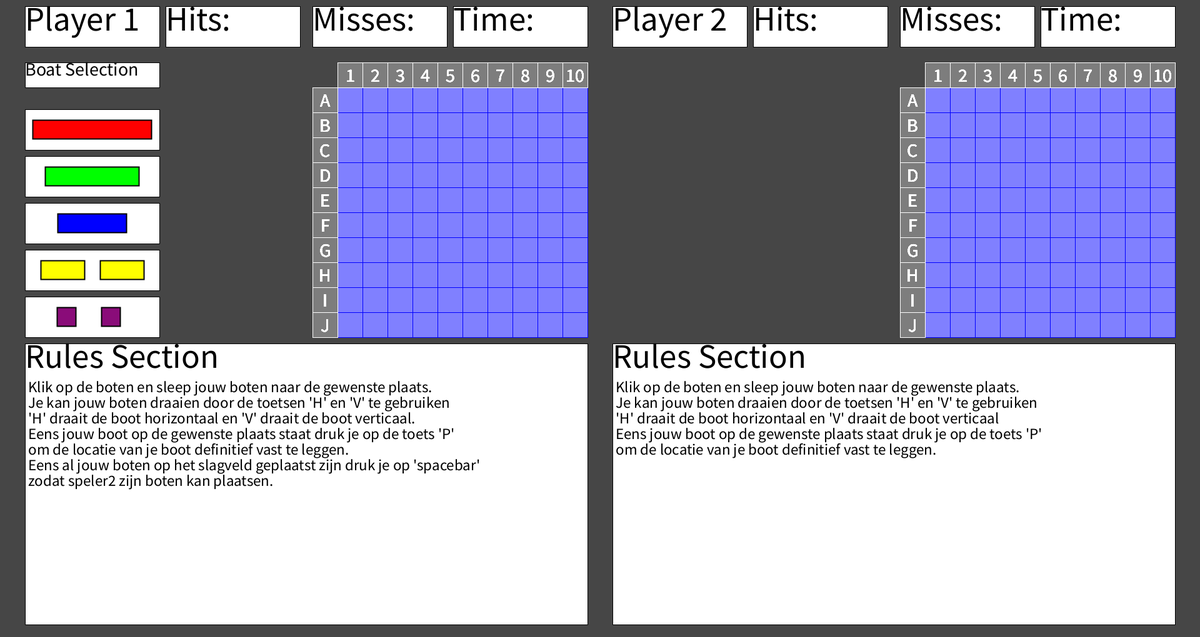
Frame 1 (no input)
Frame 60 (the mouse pressed at the canvas centre just before this capture): identical to frame 1, image omitted
Frame 120 (the mouse held since frame 60 and released just before this capture): identical to frame 1, image omitted

The Processing sketch that drew this single still picture (run headless with seeded random() and noise(); from frame 60 on, the mouse is pressed at the canvas centre):

// Processing sketch: sketch_10_04_20u57
// ── sketch_10_04_20u57.pde
boolean readyPlayer1 = false;
Vakjes zee = new Vakjes();
SchipSpeler1 schepen1 = new SchipSpeler1();
SchipSpeler2 schepen2 = new SchipSpeler2();
public void setup() {
  size (1920, 1020);
  frameRate (60);
  background (70);
}

public void draw() {
  background(70);
  zee.initialize();
  boatPlacement();
}

private void boatPlacement () {
  schepen1.speler1Boten();
  if (keyPressed) {
    if (key == ' ') {
      readyPlayer1 = true;
    }
  }
  if (readyPlayer1 == true) {
    schepen2.speler2Boten ();
  }
}
// ── SchipSpeler1.pde
class SchipSpeler1
{
  int br = 30;
  //Aircraft Carrier instantie variabelen
  float aircx = 52;
  float aircy = 192;
  float aircraftX = 52;
  float aircraftY = 192;  
  boolean mousePressedAircraft = false;
  boolean aircraftPlacement = true;
  int aircraftl = 190;
  int aircraftLength = aircraftl;
  int aircraftWidth = br;


  //Battleship instantie variabelen
  float batx = 72;
  float baty = 267;
  float battleshipX = 72;
  float battleshipY = 267;
  boolean mousePressedBattleship = false;
  boolean battleshipPlacement = false;
  int battleshipl = 150;
  int battleshipLength = battleshipl;
  int battleshipWidth = br;


  //Cruiser instantie variabelen
  float crux = 92;
  float cruy = 342;
  float cruiserX = 92;
  float cruiserY = 342;
  boolean mousePressedCruiser = false;
  boolean cruiserPlacement = false;
  int cruiserl = 110;
  int cruiserLength = cruiserl;
  int cruiserWidth = br;

  //Destroyer1 instantie variabelen
  float destrx = 65;
  float destry = 417;
  float destroyerX = 65;
  float destroyerY = 417;
  boolean mousePressedDestroyer = false;
  boolean destroyerPlacement = false;
  int destroyerl = 70;
  int destroyerLength = destroyerl;
  int destroyerWidth = br;

  //Destroyer 2 instantie variabelen
  float destr2x = 160;
  float destr2y = 417;
  float destroyer2X = 160;
  float destroyer2Y = 417;
  boolean mousePressedDestroyer2 = false;
  boolean destroyer2Placement = false;
  int destroyer2Length = destroyerl;
  int destroyer2Width = br;

  //Submarine1 instantie variabelen
  float subx = 91;
  float suby = 492;
  float submarineX = 91;
  float submarineY = 492;
  boolean mousePressedSubmarine = false;
  boolean submarinePlacement = false;
  int submarinel = 30;
  int submarineLength = submarinel;
  int submarineWidth = br;

  //submarine 2 instantie variabelen
  float sub2x = 162;
  float sub2y = 492;
  float submarine2X = 162;
  float submarine2Y = 492;
  boolean mousePressedSubmarine2 = false;
  boolean submarine2Placement = false;
  int submarine2Length = submarinel;
  int submarine2Width = br;

  boolean boatSelectionPalet = true;

  boolean overBox = false;
  boolean locked = false;
  float xOffset = 0.0;
  float yOffset = 0.0;

  public void speler1Boten () {
    boatSelection ();
    aircraft();
    battleship();
    cruiser();
    destroyer1();
    destroyer2();
    submarine1();
    submarine2();
  }

  private void boatSelection () {
    if (boatSelectionPalet == true) {
      fill (255);
      stroke (0);
      rect(40, 100, 215, 40);
      for (int i=0; i<5; i++) {
        rect(40, 175 + 75 * i, 215, 65);
      }
      textSize(30); 
      textAlign (LEFT, TOP);
      fill (0);
      text("Boat Selection", 40, 100);
    }
  }

  //aircraft is rood

  public void aircraft () {
    if (aircraftPlacement == true) {
      if (mouseX > aircx && mouseX < aircx+aircraftl && mouseY > aircy && mouseY < aircy+br) {
        overBox = true;
        if (!locked) {
          stroke(255);
          strokeWeight(2);
          fill(161, 15, 15);
        }
        if (mousePressed) {
          mousePressedAircraft = true;
        }
      } else {
        stroke(0);
        strokeWeight(2);
        fill(255, 0, 0);
        overBox = false;
      }
      if (mousePressedAircraft == true && mousePressed) {
        if (mousePressed) {
          aircraftX = mouseX;
          aircraftY = mouseY;
        }
      }
      if (keyPressed && mousePressedAircraft) {
        if (key == 'p' || key == 'P') {
          mousePressedAircraft = false;
          aircraftPlacement = false;
          battleshipPlacement = true;
        }
      }
      if (keyPressed) {
        if (key == 'h' || key == 'H') {
          aircraftWidth = aircraftl;
          aircraftLength = br;
        }
        if (key == 'v' || key == 'V') {
          aircraftWidth = br;
          aircraftLength = aircraftl;
        }
      }
    }
    if (aircraftPlacement == false) {
      stroke(0);
      strokeWeight(2);
      fill(255, 0, 0);
    }
    rect(aircraftX, aircraftY, aircraftLength, aircraftWidth);
  }

  //battleship is groen

  public void battleship () {
    if (battleshipPlacement == true) {
      if (mouseX > batx && mouseX < batx+battleshipl && mouseY > baty && mouseY < baty+br) {
        overBox = true;
        if (!locked) {
          stroke(255);
          strokeWeight(2);
          fill(13, 131, 9);
        }
        if (mousePressed) {
          mousePressedBattleship = true;
        }
      } else {
        fill(0, 255, 0);
        stroke(0);
        strokeWeight(2);
        overBox = false;
      }
      if (mousePressedBattleship == true && mousePressed) {
        if (mousePressed) {
          battleshipX = mouseX;
          battleshipY = mouseY;
        }
      }
      if (keyPressed && mousePressedBattleship) {
        if (key == 'p' || key == 'P') {
          mousePressedBattleship = false;
          battleshipPlacement = false;
          cruiserPlacement = true;
        }
      }
      if (keyPressed) {
        if (key == 'h' || key == 'H') {
          battleshipWidth = battleshipl;
          battleshipLength = br;
        }
        if (key == 'v' || key == 'V') {
          battleshipWidth = br;
          battleshipLength = battleshipl;
        }
      }
    }
    if (battleshipPlacement == false) {
      fill(0, 255, 0);
      stroke(0);
      strokeWeight(2);
    }
    rect(battleshipX, battleshipY, battleshipLength, battleshipWidth);
  }

  //cruiser is blauw

  public void cruiser () {   
    if (cruiserPlacement == true) {
      if (mouseX > crux && mouseX < crux+cruiserl && mouseY > cruy && mouseY < cruy+br) {
        overBox = true;
        if (!locked) {
          stroke(255);
          strokeWeight(2);
          fill(11, 19, 100);
        }
        if (mousePressed) {
          mousePressedCruiser = true;
        }
      } else {
        fill(0, 0, 255);
        stroke(0);
        strokeWeight(2);
        overBox = false;
      }
      if (mousePressedCruiser == true && mousePressed) {
        if (mousePressed) {
          cruiserX = mouseX;
          cruiserY = mouseY;
        }
      }
      if (keyPressed && mousePressedCruiser) {
        if (key == 'p' || key == 'P') {
          mousePressedCruiser = false;
          cruiserPlacement = false;
          destroyerPlacement = true;
        }
      }
      if (keyPressed) {
        if (key == 'h' || key == 'H') {
          cruiserWidth = cruiserl;
          cruiserLength = br;
        }
        if (key == 'v' || key == 'V') {
          cruiserWidth = br;
          cruiserLength = cruiserl;
        }
      }
    }
    if (cruiserPlacement == false) {
      fill(0, 0, 255);
      stroke(0);
      strokeWeight(2);
    }
    rect(cruiserX, cruiserY, cruiserLength, cruiserWidth);
  }

  //destroyer is geel
  public void destroyer1() {   
    if (destroyerPlacement == true) {
      if (mouseX > destrx && mouseX < destrx+destroyerl && mouseY > destry && mouseY < destry+br) {
        overBox = true;
        if (!locked) {
          stroke(255);
          strokeWeight(2);
          fill(245, 245, 20);
        }
        if (mousePressed) {
          mousePressedDestroyer = true;
        }
      } else {
        fill(255, 255, 0);
        stroke(0);
        strokeWeight(2);
        overBox = false;
      }
      if (mousePressedDestroyer == true && mousePressed) {
        if (mousePressed) {
          destroyerX = mouseX;
          destroyerY = mouseY;
        }
      }
      if (keyPressed && mousePressedDestroyer) {
        if (key == 'p' || key == 'P') {
          mousePressedDestroyer = false;
          destroyerPlacement = false;
          destroyer2Placement = true;
        }
      }
      if (keyPressed) {
        if (key == 'h' || key == 'H') {
          destroyerWidth = destroyerl;
          destroyerLength = br;
        }
        if (key == 'v' || key == 'V') {
          destroyerWidth = br;
          destroyerLength = destroyerl;
        }
      }
    }
    if (destroyerPlacement == false) {
      fill(255, 255, 0);
      stroke(0);
      strokeWeight(2);
    }
    rect(destroyerX, destroyerY, destroyerLength, destroyerWidth);
  }

  public void destroyer2() {    
    if (destroyer2Placement == true) {
      if (mouseX > destr2x && mouseX < destr2x+destroyerl && mouseY > destr2y && mouseY < destr2y+br) {
        overBox = true;
        if (!locked) {
          stroke(255);
          strokeWeight(2);
          fill(245, 245, 20);
        }
        if (mousePressed) {
          mousePressedDestroyer2 = true;
        }
      } else {
        fill(255, 255, 0);
        stroke(0);
        strokeWeight(2);
        overBox = false;
      }
      if (mousePressedDestroyer2 == true && mousePressed) {
        if (mousePressed) {
          destroyer2X = mouseX;
          destroyer2Y = mouseY;
        }
      }
      if (keyPressed && mousePressedDestroyer2) {
        if (key == 'p' || key == 'P') {
          mousePressedDestroyer = false;
          destroyer2Placement = false;
          submarinePlacement = true;
        }
      }
      if (keyPressed) {
        if (key == 'h' || key == 'H') {
          destroyer2Width = destroyerl;
          destroyer2Length = br;
        }
        if (key == 'v' || key == 'V') {
          destroyer2Width = br;
          destroyer2Length = destroyerl;
        }
      }
    }
    if (destroyer2Placement == false) {
      fill(255, 255, 0);
      stroke(0);
      strokeWeight(2);
    }
    rect(destroyer2X, destroyer2Y, destroyer2Length, destroyer2Width);
  }

  //submarine is paars
  public void submarine1() {
    if (submarinePlacement == true) {
      if (mouseX > subx && mouseX < subx+br && mouseY > suby && mouseY < suby+submarinel) {
        overBox = true;
        if (!locked) {
          stroke(255);
          strokeWeight(2);
          fill(138, 12, 121);
        }
        if (mousePressed) {
          mousePressedSubmarine = true;
        }
      } else {
        fill(138, 12, 121);
        stroke(0);        
        strokeWeight(2);
        overBox = false;
      }
      if (mousePressedSubmarine == true && mousePressed) {
        if (mousePressed) {
          submarineX = mouseX;
          submarineY = mouseY;
        }
      }
      if (keyPressed && mousePressedSubmarine) {
        if (key == 'p' || key == 'P') {
          mousePressedSubmarine = false;
          submarinePlacement = false;
          submarine2Placement = true;
        }
      }
      if (keyPressed) {
        if (key == 'h' || key == 'H') {
          submarineWidth = submarinel;
          submarineLength = br;
        }
        if (key == 'v' || key == 'V') {
          submarineWidth = br;
          submarineLength = submarinel;
        }
      }
    }
    if (submarinePlacement == false) {
      fill(138, 12, 121);
      stroke(0);        
      strokeWeight(2);
    }    
    rect(submarineX, submarineY, submarineLength, submarineWidth);
  }

  public void submarine2() {
    if (submarine2Placement == true) {
      if (mouseX > sub2x && mouseX < sub2x+br && mouseY > sub2y && mouseY < sub2y+submarinel) {
        overBox = true;
        if (!locked) {
          stroke(255);
          strokeWeight(2);
          fill(138, 12, 121);
        }
        if (mousePressed) {
          mousePressedSubmarine2 = true;
        }
      } else {
        fill(138, 12, 121);
        stroke(0);        
        strokeWeight(2);
        overBox = false;
      }
      if (mousePressedSubmarine2 == true && mousePressed) {
        if (mousePressed) {
          submarine2X = mouseX;
          submarine2Y = mouseY;
        }
      }
      if (keyPressed && mousePressedSubmarine2) {
        if (key == 'p' || key == 'P') {
          mousePressedSubmarine2 = false;
          submarine2Placement = false;
          boatSelectionPalet = false;
        }
      }
      if (keyPressed) {
        if (key == 'h' || key == 'H') {
          submarine2Width = submarinel;
          submarine2Length = br;
        }
        if (key == 'v' || key == 'V') {
          submarine2Width = br;
          submarine2Length = submarinel;
        }
      }
    }
    if (submarine2Placement == false) {
      fill(138, 12, 121);
      stroke(0);        
      strokeWeight(2);
    }
    rect(submarine2X, submarine2Y, submarine2Length, submarine2Width);
  }
}
// ── SchipSpeler2.pde
class SchipSpeler2
{
  int br = 30;
  //Aircraft Carrier instantie variabelen
  float aircx = 940+52;
  float aircy = 192;
  float aircraftX = 940+52;
  float aircraftY = 192;  
  boolean mousePressedAircraft = false;
  boolean aircraftPlacement = true;
  int aircraftl = 190;
  int aircraftLength = aircraftl;
  int aircraftWidth = br;


  //Battleship instantie variabelen
  float batx = 940+72;
  float baty = 267;
  float battleshipX = 940+72;
  float battleshipY = 267;
  boolean mousePressedBattleship = false;
  boolean battleshipPlacement = false;
  int battleshipl = 150;
  int battleshipLength = battleshipl;
  int battleshipWidth = br;


  //Cruiser instantie variabelen
  float crux = 940+92;
  float cruy = 342;
  float cruiserX = 940+92;
  float cruiserY = 342;
  boolean mousePressedCruiser = false;
  boolean cruiserPlacement = false;
  int cruiserl = 110;
  int cruiserLength = cruiserl;
  int cruiserWidth = br;

  //Destroyer1 instantie variabelen
  float destrx = 940+65;
  float destry = 417;
  float destroyerX = 940+65;
  float destroyerY = 417;
  boolean mousePressedDestroyer = false;
  boolean destroyerPlacement = false;
  int destroyerl = 70;
  int destroyerLength = destroyerl;
  int destroyerWidth = br;

  //Destroyer 2 instantie variabelen
  float destr2x = 940+160;
  float destr2y = 417;
  float destroyer2X = 940+160;
  float destroyer2Y = 417;
  boolean mousePressedDestroyer2 = false;
  boolean destroyer2Placement = false;
  int destroyer2Length = destroyerl;
  int destroyer2Width = br;

  //Submarine1 instantie variabelen
  float subx = 940+91;
  float suby = 492;
  float submarineX = 940+91;
  float submarineY = 492;
  boolean mousePressedSubmarine = false;
  boolean submarinePlacement = false;
  int submarinel = 30;
  int submarineLength = submarinel;
  int submarineWidth = br;

  //submarine 2 instantie variabelen
  float sub2x = 940+162;
  float sub2y = 492;
  float submarine2X = 940+162;
  float submarine2Y = 492;
  boolean mousePressedSubmarine2 = false;
  boolean submarine2Placement = false;
  int submarine2Length = submarinel;
  int submarine2Width = br;

  boolean boatSelectionPalet2 = true;

  boolean overBox = false;
  boolean locked = false;
  float xOffset = 0.0;
  float yOffset = 0.0;

  public void speler2Boten () {
    //if (schepen.player1Ready == true) {
    boatSelection ();
    aircraft();
    battleship();
    cruiser();
    destroyer1();
    destroyer2();
    submarine1();
    submarine2();
    //}
  }

  private void boatSelection () {    
    if (boatSelectionPalet2 == true) {
      fill (255);
      stroke (0);
      rect(980, 100, 215, 40);
      for (int i=0; i<5; i++) {        
        rect(980, 175 + 75 * i, 215, 65);
      }
      textSize(30); 
      textAlign (LEFT, TOP);
      fill (0);
      text("Boat Selection", 980, 100);
    }
  }

  //aircraft is rood

  public void aircraft () {
    if (aircraftPlacement == true) {
      if (mouseX > aircx && mouseX < aircx+aircraftl && mouseY > aircy && mouseY < aircy+br) {
        overBox = true;
        if (!locked) {
          stroke(255);
          strokeWeight(2);
          fill(161, 15, 15);
        }
        if (mousePressed) {
          mousePressedAircraft = true;
        }
      } else {
        stroke(0);
        strokeWeight(2);
        fill(255, 0, 0);
        overBox = false;
      }
      if (mousePressedAircraft == true && mousePressed) {
        if (mousePressed) {
          aircraftX = mouseX;
          aircraftY = mouseY;
        }
      }
      if (keyPressed && mousePressedAircraft) {
        if (key == 'p' || key == 'P') {
          mousePressedAircraft = false;
          aircraftPlacement = false;
          battleshipPlacement = true;
        }
      }
      if (keyPressed) {
        if (key == 'h' || key == 'H') {
          aircraftWidth = aircraftl;
          aircraftLength = br;
        }
        if (key == 'v' || key == 'V') {
          aircraftWidth = br;
          aircraftLength = aircraftl;
        }
      }
    }
    if (aircraftPlacement == false) {
      stroke(0);
      strokeWeight(2);
      fill(255, 0, 0);
    }
    rect(aircraftX, aircraftY, aircraftLength, aircraftWidth);
  }

  //battleship is groen

  public void battleship () {
    if (battleshipPlacement == true) {
      if (mouseX > batx && mouseX < batx+battleshipl && mouseY > baty && mouseY < baty+br) {
        overBox = true;
        if (!locked) {
          stroke(255);
          strokeWeight(2);
          fill(13, 131, 9);
        }
        if (mousePressed) {
          mousePressedBattleship = true;
        }
      } else {
        fill(0, 255, 0);
        stroke(0);
        strokeWeight(2);
        overBox = false;
      }
      if (mousePressedBattleship == true && mousePressed) {
        if (mousePressed) {
          battleshipX = mouseX;
          battleshipY = mouseY;
        }
      }
      if (keyPressed && mousePressedBattleship) {
        if (key == 'p' || key == 'P') {
          mousePressedBattleship = false;
          battleshipPlacement = false;
          cruiserPlacement = true;
        }
      }
      if (keyPressed) {
        if (key == 'h' || key == 'H') {
          battleshipWidth = battleshipl;
          battleshipLength = br;
        }
        if (key == 'v' || key == 'V') {
          battleshipWidth = br;
          battleshipLength = battleshipl;
        }
      }
    }
    if (battleshipPlacement == false) {
      fill(0, 255, 0);
      stroke(0);
      strokeWeight(2);
    }
    rect(battleshipX, battleshipY, battleshipLength, battleshipWidth);
  }

  //cruiser is blauw

  public void cruiser () {   
    if (cruiserPlacement == true) {
      if (mouseX > crux && mouseX < crux+cruiserl && mouseY > cruy && mouseY < cruy+br) {
        overBox = true;
        if (!locked) {
          stroke(255);
          strokeWeight(2);
          fill(11, 19, 100);
        }
        if (mousePressed) {
          mousePressedCruiser = true;
        }
      } else {
        fill(0, 0, 255);
        stroke(0);
        strokeWeight(2);
        overBox = false;
      }
      if (mousePressedCruiser == true && mousePressed) {
        if (mousePressed) {
          cruiserX = mouseX;
          cruiserY = mouseY;
        }
      }
      if (keyPressed && mousePressedCruiser) {
        if (key == 'p' || key == 'P') {
          mousePressedCruiser = false;
          cruiserPlacement = false;
          destroyerPlacement = true;
        }
      }
      if (keyPressed) {
        if (key == 'h' || key == 'H') {
          cruiserWidth = cruiserl;
          cruiserLength = br;
        }
        if (key == 'v' || key == 'V') {
          cruiserWidth = br;
          cruiserLength = cruiserl;
        }
      }
    }
    if (cruiserPlacement == false) {
      fill(0, 0, 255);
      stroke(0);
      strokeWeight(2);
    }
    rect(cruiserX, cruiserY, cruiserLength, cruiserWidth);
  }

  //destroyer is geel
  public void destroyer1() {   
    if (destroyerPlacement == true) {
      if (mouseX > destrx && mouseX < destrx+destroyerl && mouseY > destry && mouseY < destry+br) {
        overBox = true;
        if (!locked) {
          stroke(255);
          strokeWeight(2);
          fill(245, 245, 20);
        }
        if (mousePressed) {
          mousePressedDestroyer = true;
        }
      } else {
        fill(255, 255, 0);
        stroke(0);
        strokeWeight(2);
        overBox = false;
      }
      if (mousePressedDestroyer == true && mousePressed) {
        if (mousePressed) {
          destroyerX = mouseX;
          destroyerY = mouseY;
        }
      }
      if (keyPressed && mousePressedDestroyer) {
        if (key == 'p' || key == 'P') {
          mousePressedDestroyer = false;
          destroyerPlacement = false;
          destroyer2Placement = true;
        }
      }
      if (keyPressed) {
        if (key == 'h' || key == 'H') {
          destroyerWidth = destroyerl;
          destroyerLength = br;
        }
        if (key == 'v' || key == 'V') {
          destroyerWidth = br;
          destroyerLength = destroyerl;
        }
      }
    }
    if (destroyerPlacement == false) {
      fill(255, 255, 0);
      stroke(0);
      strokeWeight(2);
    }
    rect(destroyerX, destroyerY, destroyerLength, destroyerWidth);
  }

  public void destroyer2() {    
    if (destroyer2Placement == true) {
      if (mouseX > destr2x && mouseX < destr2x+destroyerl && mouseY > destr2y && mouseY < destr2y+br) {
        overBox = true;
        if (!locked) {
          stroke(255);
          strokeWeight(2);
          fill(245, 245, 20);
        }
        if (mousePressed) {
          mousePressedDestroyer2 = true;
        }
      } else {
        fill(255, 255, 0);
        stroke(0);
        strokeWeight(2);
        overBox = false;
      }
      if (mousePressedDestroyer2 == true && mousePressed) {
        if (mousePressed) {
          destroyer2X = mouseX;
          destroyer2Y = mouseY;
        }
      }
      if (keyPressed && mousePressedDestroyer2) {
        if (key == 'p' || key == 'P') {
          mousePressedDestroyer = false;
          destroyer2Placement = false;
          submarinePlacement = true;
        }
      }
      if (keyPressed) {
        if (key == 'h' || key == 'H') {
          destroyer2Width = destroyerl;
          destroyer2Length = br;
        }
        if (key == 'v' || key == 'V') {
          destroyer2Width = br;
          destroyer2Length = destroyerl;
        }
      }
    }
    if (destroyer2Placement == false) {
      fill(255, 255, 0);
      stroke(0);
      strokeWeight(2);
    }
    rect(destroyer2X, destroyer2Y, destroyer2Length, destroyer2Width);
  }

  //submarine is paars
  public void submarine1() {
    if (submarinePlacement == true) {
      if (mouseX > subx && mouseX < subx+br && mouseY > suby && mouseY < suby+submarinel) {
        overBox = true;
        if (!locked) {
          stroke(255);
          strokeWeight(2);
          fill(138, 12, 121);
        }
        if (mousePressed) {
          mousePressedSubmarine = true;
        }
      } else {
        fill(138, 12, 121);
        stroke(0);        
        strokeWeight(2);
        overBox = false;
      }
      if (mousePressedSubmarine == true && mousePressed) {
        if (mousePressed) {
          submarineX = mouseX;
          submarineY = mouseY;
        }
      }
      if (keyPressed && mousePressedSubmarine) {
        if (key == 'p' || key == 'P') {
          mousePressedSubmarine = false;
          submarinePlacement = false;
          submarine2Placement = true;
        }
      }
      if (keyPressed) {
        if (key == 'h' || key == 'H') {
          submarineWidth = submarinel;
          submarineLength = br;
        }
        if (key == 'v' || key == 'V') {
          submarineWidth = br;
          submarineLength = submarinel;
        }
      }
    }
    if (submarinePlacement == false) {
      fill(138, 12, 121);
      stroke(0);        
      strokeWeight(2);
    }    
    rect(submarineX, submarineY, submarineLength, submarineWidth);
  }

  public void submarine2() {
    if (submarine2Placement == true) {
      if (mouseX > sub2x && mouseX < sub2x+br && mouseY > sub2y && mouseY < sub2y+submarinel) {
        overBox = true;
        if (!locked) {
          stroke(255);
          strokeWeight(2);
          fill(138, 12, 121);
        }
        if (mousePressed) {
          mousePressedSubmarine2 = true;
        }
      } else {
        fill(138, 12, 121);
        stroke(0);        
        strokeWeight(2);
        overBox = false;
      }
      if (mousePressedSubmarine2 == true && mousePressed) {
        if (mousePressed) {
          submarine2X = mouseX;
          submarine2Y = mouseY;
        }
      }
      if (keyPressed && mousePressedSubmarine2) {
        if (key == 'p' || key == 'P') {
          mousePressedSubmarine2 = false;
          submarine2Placement = false;
          boatSelectionPalet2 = false;
        }
      }
      if (keyPressed) {
        if (key == 'h' || key == 'H') {
          submarine2Width = submarinel;
          submarine2Length = br;
        }
        if (key == 'v' || key == 'V') {
          submarine2Width = br;
          submarine2Length = submarinel;
        }
      }
    }
    if (submarine2Placement == false) {
      fill(138, 12, 121);
      stroke(0);        
      strokeWeight(2);
    }
    rect(submarine2X, submarine2Y, submarine2Length, submarine2Width);
  }
}
// ── Vakjes.pde
class Vakjes {  
  public void initialize () {
    grid();
    gridCoordBoxes();
    //tekst();
    makeTopUi ();
    rulesSection ();
    createText ();
  }

  private void grid() {
    int xCoordGrid1 = 540;
    int xCoordGrid2 = 1480;
    int yCoordGrid = 140;
    int sizeGridBox = 40;
    //Grid Creation Method
    //Looks Grid
    fill(128, 128, 255);
    stroke(0, 0, 255);
    strokeWeight(1);
    for (int i = 0; i < 10; i++) {
      for (int j = 0; j < 10; j++) {
        rect(xCoordGrid1 + sizeGridBox * i, yCoordGrid + sizeGridBox * j, sizeGridBox, sizeGridBox);
        rect(xCoordGrid2 + sizeGridBox * i, yCoordGrid + sizeGridBox * j, sizeGridBox, sizeGridBox);
      }
    }
  }

  private void gridCoordBoxes ()
  {
    int sizeCoordBox = 40;
    //Coord Creation Boxes Method
    //Looks Boxes For Coords
    fill (125);
    stroke (255);

    for (int i=0; i<10; i++) {
      for (int j=0; j<10; j++) {
        rect(540 + sizeCoordBox * i, 100, sizeCoordBox, sizeCoordBox);
        rect(1480 + sizeCoordBox * i, 100, sizeCoordBox, sizeCoordBox);
        rect(500, 140 + sizeCoordBox * j, sizeCoordBox, sizeCoordBox);
        rect(1440, 140 + sizeCoordBox * j, sizeCoordBox, sizeCoordBox);
      }
    }
    //Coords Creation Data Method
    //Grid Coords Data
    String [] letter  = {"A", "B", "C", "D", "E", "F", "G", "H", "I", "J"};
    int [] numbers  = {1, 2, 3, 4, 5, 6, 7, 8, 9, 10};
    //Looks Text
    fill (255);
    textSize(30);
    textAlign (CENTER, CENTER);

    for (int i=0; i<10; i++) {
      for (int j=0; j<10; j++) {
        text(letter [j], 520, 160 + sizeCoordBox * j); 
        text(letter [j], 1460, 160 + sizeCoordBox * j);
        text(numbers [i], 560 + sizeCoordBox * i, 120);
        text(numbers [i], 1500 + sizeCoordBox * i, 120);
      }
    }
  }

  //private void tekst() {
  //  textSize(32);
  //  fill(0, 255, 0);
  //  text("Zeeslag ingenieursproject groep: ", 520, 55);
  //  text("Selecteer jouw boten van links naar rechts en druk op 'P' om jouw boot definitief te plaatsen", 75, 950);
  //  text("Druk op 'H' om de boot horizontaal te draaien of druk op 'V' om de boot verticaal te draaien", 75, 575);
  //}


  private void makeTopUi () {
    int yCoord = 10;
    int widthBox = 215;
    int heightBox = 65;
    //Looks Box
    fill (255);
    stroke (0);
    //Player 1 Top UI
    rect(40, yCoord, widthBox, heightBox);
    rect(265, yCoord, widthBox, heightBox);
    rect(500, yCoord, widthBox, heightBox);
    rect(725, yCoord, widthBox, heightBox);
    //Player 2 Top UI
    rect(980, yCoord, widthBox, heightBox);
    rect(1205, yCoord, widthBox, heightBox);
    rect(1440, yCoord, widthBox, heightBox);
    rect(1665, yCoord, widthBox, heightBox);
  }

  private void createText () {
    int yCoordTopUi = 10;
    //text for the boxes
    textAlign (LEFT, TOP);
    textSize(55);
    fill (0);
    text("Player 1", 40, yCoordTopUi);
    text("Player 2", 980, yCoordTopUi);
    text("Hits:", 265, yCoordTopUi);
    text("Hits:", 1205, yCoordTopUi);
    text("Misses:", 500, yCoordTopUi);
    text("Misses:", 1440, yCoordTopUi);
    text("Time:", 725, yCoordTopUi);
    text("Time:", 1665, yCoordTopUi);
    text("Rules Section", 40, 550);
    text("Rules Section", 980, 550);
    textSize(25);
    text("Klik op de boten en sleep jouw boten naar de gewenste plaats.", 45, 610);
    text("Je kan jouw boten draaien door de toetsen 'H' en 'V' te gebruiken", 45, 635);
    text("'H' draait de boot horizontaal en 'V' draait de boot verticaal.", 45, 660);
    text("Eens jouw boot op de gewenste plaats staat druk je op de toets 'P'", 45, 685);
    text("om de locatie van je boot definitief vast te leggen.", 45, 710);
    text("Eens al jouw boten op het slagveld geplaatst zijn druk je op 'spacebar'", 45, 735);
    text("zodat speler2 zijn boten kan plaatsen.", 45, 760);
    text("Klik op de boten en sleep jouw boten naar de gewenste plaats.", 985, 610);
    text("Je kan jouw boten draaien door de toetsen 'H' en 'V' te gebruiken", 985, 635);
    text("'H' draait de boot horizontaal en 'V' draait de boot verticaal", 985, 660);
    text("Eens jouw boot op de gewenste plaats staat druk je op de toets 'P'", 985, 685);
    text("om de locatie van je boot definitief vast te leggen.", 985, 710);
  }
  private void rulesSection () {
    fill (255);
    stroke (0);
    for (int i=0; i<2; i++) {
      rect(40+ 940 * i, 550, 900, 450);
    }
  }
}
